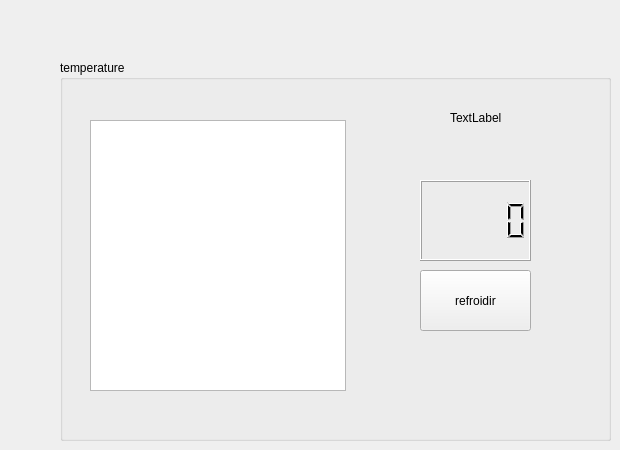
    <widget class="QWidget" name="tab_2">
     <attribute name="title">
      <string>tempertaure</string>
     </attribute>
     <widget class="QGroupBox" name="groupBox">
      <property name="geometry">
       <rect>
        <x>60</x>
        <y>60</y>
        <width>551</width>
        <height>381</height>
       </rect>
      </property>
      <property name="title">
       <string>temperature</string>
      </property>
      <widget class="QTableView" name="tableView_alertes">
       <property name="geometry">
        <rect>
         <x>30</x>
         <y>60</y>
         <width>256</width>
         <height>271</height>
        </rect>
       </property>
      </widget>
      <widget class="QLCDNumber" name="lcdNumber">
       <property name="geometry">
        <rect>
         <x>360</x>
         <y>120</y>
         <width>111</width>
         <height>81</height>
        </rect>
       </property>
      </widget>
      <widget class="QPushButton" name="pushButton">
       <property name="geometry">
        <rect>
         <x>360</x>
         <y>210</y>
         <width>111</width>
         <height>61</height>
        </rect>
       </property>
       <property name="text">
        <string>refroidir</string>
       </property>
      </widget>
      <widget class="QLabel" name="label">
       <property name="geometry">
        <rect>
         <x>390</x>
         <y>50</y>
         <width>56</width>
         <height>16</height>
        </rect>
       </property>
       <property name="text">
        <string>TextLabel</string>
       </property>
      </widget>
     </widget>
    </widget>
